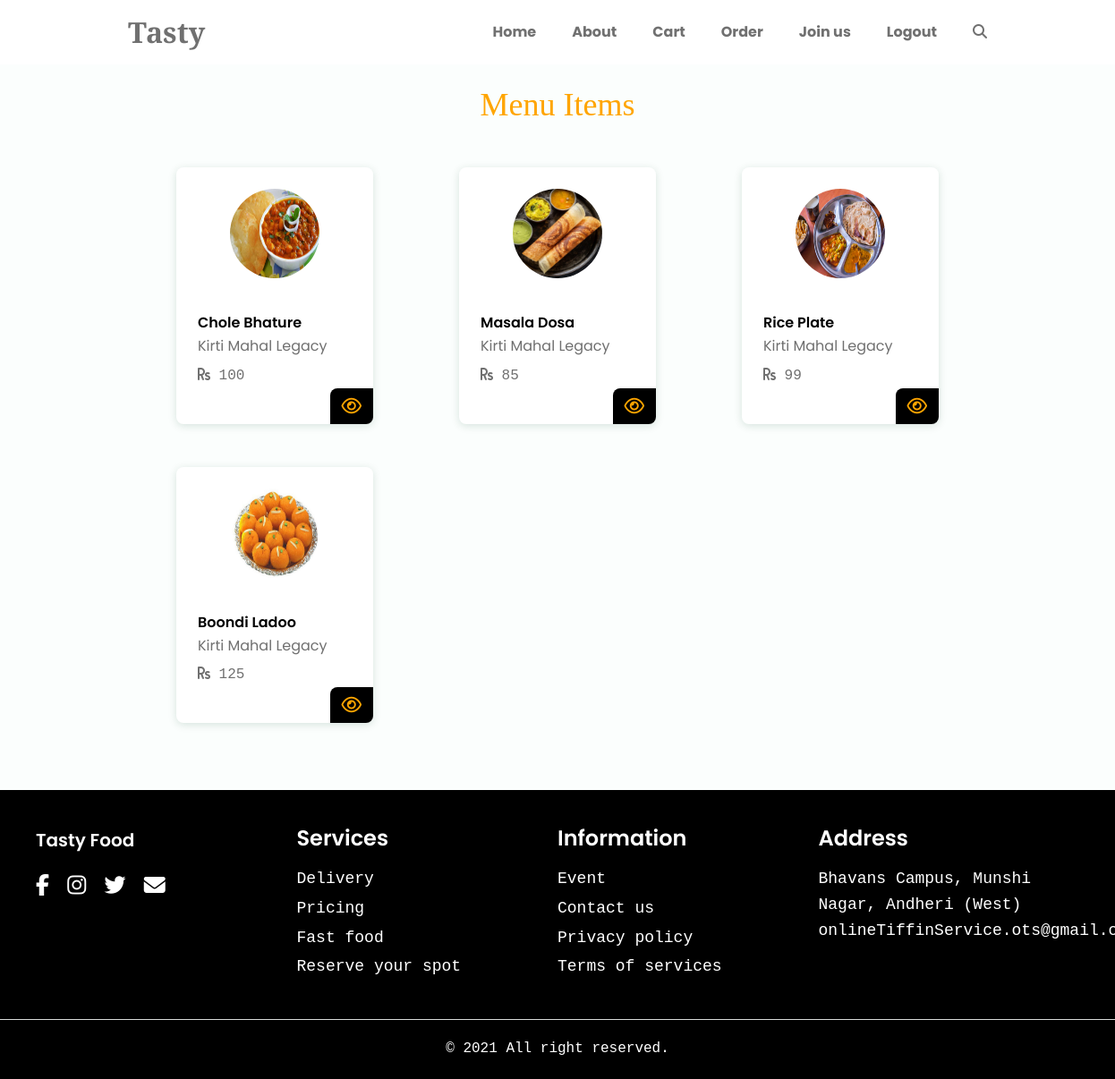
The app's page /hotel/menu_items/ (signed in) with its own data.
### hotel_register/models.py (models this page shows, shortened)
class Menu(models.Model):
    hotel = models.ForeignKey(Hotel, models.CASCADE)
    name = models.CharField(max_length=100)
    price = models.IntegerField()
    description = models.CharField(max_length=1000)
    image = models.ImageField(upload_to="menu")
    food_type = models.CharField(max_length=20, choices=MENU_CHOICE)
    calories = models.DecimalField(default=0, blank=False, null=False, max_digits=8, decimal_places=2)
    protein = models.DecimalField(default=0, blank=False, null=False, max_digits=8, decimal_places=2)
    fats = models.DecimalField(default=0, blank=False, null=False, max_digits=8, decimal_places=2)
    sugar = models.DecimalField(default=0, blank=False, null=False, max_digits=8, decimal_places=2)

class Hotel(models.Model):
    name = models.CharField(max_length=50)
    registation_form = models.ForeignKey(Hotel_Form, on_delete=models.CASCADE)
    address = models.CharField(max_length=1000)
    city = models.CharField(max_length=100)
    pincode = models.IntegerField()
    image = models.ImageField(upload_to="hotel_image")
    hotel_number = models.IntegerField()
    hotel_email = models.CharField(max_length=50)
    shop_license_number = models.IntegerField(blank=True, null=True)
    fssai_number = models.IntegerField(blank=True, null=True)
    fssai_image = models.FileField(upload_to = "fssai", blank=True, null=True)

### hotel_register/views.py (the view)
# urls.py: path('menu_items/', views.owner_menu_items, name="owner_menu_items"),
def owner_menu_items(request):
    hotel_form = Hotel_Form.objects.get(customer = request.user)
    hotels = Hotel.objects.filter(registation_form = hotel_form)
    menu_items = []
    for hotel in hotels:
        menu_item_set = Menu.objects.filter(hotel = hotel)
        for menu_item in menu_item_set:
            menu_items.append(menu_item)
    return render(request, 'hotel_register/owner_menu.html', {"hotels": menu_items})

### hotel_register/templates/hotel_register/owner_menu.html (shortened to what this page needs)
{% extends "food/base.html" %}
{% load static %}
{% block style %}
    <link rel="stylesheet" href="{% static 'css/home.css' %}">
{% endblock style %}
{% block content %}
    <div class="pt-5 mt-5">
         <section class="menu bd-container" id="menu">
            <h2 class="section-title section-color pb-0 text_orange">Menu Items</h2>
            <div class="menu__container bd-grid">
                {% for hotel in hotels %}
                <div class="menu__content mb-4">
                    <img src="{{hotel.image.url}}" alt="Hotel image" class="menu__img">
                    <h3 class="menu__name mt-4 mb-1">{{hotel.name}}</h3>
                    <p class="mt-0 mb-2">{{hotel.hotel.name}}</p>
                    <span class="menu__detail mb-3">
                        {% if hotel.price %}
                            <i class="fas fa-rupee-sign fs-6"></i> {{hotel.price}}
                        {% else %}
                            {{hotel.city}}
                        {% endif %}
                    </span>
                    <a href="{% url 'update_menu' hotel.id %}" class="menu__button"><i class="far fa-eye"></i></i></a>
                </div>
                {% endfor %}
            </div>
        </section>
    </div>
<br><br>
{% endblock content %}

### food/static/css/home.css (style rules this page uses)
@media screen and (min-width: 768px) { :root { --biggest-font-size: 4rem; --h1-font-size: 2.25rem; --h2-font-size: 1.5rem; --h3-font-size: 1.25rem; --normal-font-size: 1rem; --small-font-size: 0.875rem; --smaller-font-size: 0.813rem; } }
html { scroll-behavior: smooth; }
body { margin: var(--header-height) 0 0 0; font-family: var(--body-font); font-size: var(--normal-font-size); background-color: var(--body-color); color: var(--text-color); line-height: 1.6; }
h1, h2, h3, p, ul { margin: 0; }
a { text-decoration: none; }
img { max-width: 100%; height: auto; }
.section-title, .section-subtitle { text-align: center; }
.section-title { font-size: var(--h1-font-size); color: black; padding-bottom: var(--mb-3); font-family: "EB Garamond", serif; }
.bd-container { max-width: 960px; width: calc(100% - 2rem); margin: 0 var(--mb-2); }
.bd-grid { display: grid; gap: 1.5rem; }
.menu__container { grid-template-columns: repeat(2, 1fr); justify-content: center; }
.menu__content { position: relative; display: flex; flex-direction: column; background-color: var(--container-color); border-radius: 0.5rem; box-shadow: 0 2px 10px rgba(3, 74, 40, 0.15); padding: 0.75rem; }
.menu__img { border-radius: 50%; width: 100px; height: 100px; align-self: center; margin-bottom: var(--mb-2); }
.menu__name, .menu__preci { font-weight: var(--font-semi-bold); color: var(--title-color); }
.menu__name { font-size: var(--normal-font-size); font-family: var(--body-font); color: black; margin-bottom: var(--mb-1); }
.menu__detail, .menu__preci { font-size: var(--h4-font-size); font-family: "Courier New", Courier, monospace; }
.menu__button { position: absolute; bottom: 0; right: 0; display: flex; padding: 0.625rem 0.813rem; border-radius: 0.5rem 0 0.5rem 0; background-color: black; color: var(--first-color-alt) !important; font-size: 20px; text-decoration: none; }
.section-color { color: #393939; }
@media screen and (min-width: 768px) { body { margin: 0; } }
@media screen and (min-width: 768px) { .services__container, .menu__container { margin-top: var(--mb-6); } }
@media screen and (min-width: 768px) { .menu__content { padding: 1.5rem; } }
@media screen and (min-width: 1163px) { .menu__container { grid-template-columns: repeat(3, 220px); column-gap: 6rem; } }
@media screen and (min-width: 960px) { .bd-container { margin-left: auto; margin-right: auto; } }

### food/static/css/base.css (style rules this page uses)
:root { --header-height: 3rem; --first-color: #483519; --first-color-alt: orange; --title-color: #393939; --text-color: #707070; --text-color-light: #a6a6a6; --body-color: #fbfefd; --container-color: #ffffff; --body-font: Poppins, sans-serif; --biggest-font-size: 2.25rem; --h1-font-size: 1.5rem; --h2-font-size: 1.25rem; --h3-font-size: 1rem; --normal-font-size: 0.938rem; --small-font-size: 0.813rem; --smaller-font-size: 0.75rem; --font-medium: 500; --font-semi-bold: 600; --mb-1: 0.5rem; --mb-2: 1rem; --mb-3: 1.5rem; --mb-4: 2rem; --mb-5: 2.5rem; --mb-6: 3rem; --z-tooltip: 10; --z-fixed: 100; }
@media screen and (min-width: 768px) { :root { --biggest-font-size: 4rem; --h1-font-size: 2.25rem; --h2-font-size: 1.5rem; --h3-font-size: 1.25rem; --normal-font-size: 1rem; --small-font-size: 0.875rem; --smaller-font-size: 0.813rem; } }
html { scroll-behavior: smooth; }
body { margin: var(--header-height) 0 0 0; font-family: var(--body-font); font-size: var(--normal-font-size); background-color: var(--body-color); color: var(--text-color); line-height: 1.6; }
h1, h2, h3, p, ul { margin: 0; }
a { text-decoration: none; }
img { max-width: 100%; height: auto; }
@media screen and (min-width: 768px) { body { margin: 0; } }
.text_orange, .text_orange:hover { color: var(--first-color-alt)!important; }

### records on screen
Menu: image (picture), name "Chole Bhature", hotel.name "Kirti Mahal Legacy", price "100"
Menu: image (picture), name "Masala Dosa", hotel.name "Kirti Mahal Legacy", price "85"
Menu: image (picture), name "Rice Plate", hotel.name "Kirti Mahal Legacy", price "99"
Menu: image (picture), name "Boondi Ladoo", hotel.name "Kirti Mahal Legacy", price "125"
